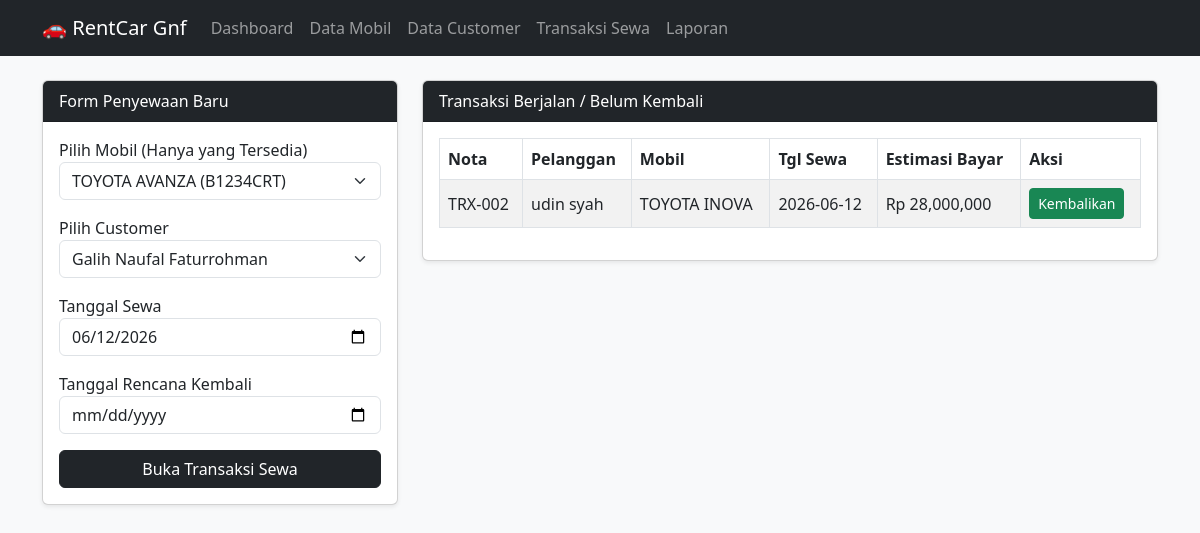
Page /transaksi.php on the committed database.
### tables this page shows
CREATE TABLE `transaksi` (
  `id_transaksi` int(11) NOT NULL,
  `id_mobil` int(11) DEFAULT NULL,
  `id_customer` int(11) DEFAULT NULL,
  `tgl_sewa` date NOT NULL,
  `tgl_kembali_rencana` date NOT NULL,
  `tgl_kembali_realisasi` date DEFAULT NULL,
  `total_bayar` int(11) DEFAULT 0,
  `denda` int(11) DEFAULT 0,
  `status_transaksi` enum('Sewa','Selesai') DEFAULT 'Sewa'
);

CREATE TABLE `customer` (
  `id_customer` int(11) NOT NULL,
  `nik` varchar(16) NOT NULL,
  `nama` varchar(100) NOT NULL,
  `no_telp` varchar(15) NOT NULL,
  `alamat` text NOT NULL
);

CREATE TABLE `mobil` (
  `id_mobil` int(11) NOT NULL,
  `plat_nomor` varchar(10) NOT NULL,
  `merk` varchar(50) NOT NULL,
  `model` varchar(50) NOT NULL,
  `harga_per_hari` int(11) NOT NULL,
  `status` enum('Tersedia','Disewa') DEFAULT 'Tersedia'
);

### transaksi.php (the view, shortened to what this page needs)
<?php
include 'koneksi.php';
include 'header.php';
?>
<div class="row">
    <div class="col-md-4 mb-4">
        <div class="card shadow-sm">
            <div class="card-header bg-dark text-white">Form Penyewaan Baru</div>
            <div class="card-body">
                <form method="POST" action="">
                    <div class="mb-3">
                        <label>Pilih Mobil (Hanya yang Tersedia)</label>
                        <select name="id_mobil" class="form-select" required>
                            <?php
                            $m_list = mysqli_query($koneksi, "SELECT * FROM mobil WHERE status='Tersedia'");
                            while($m = mysqli_fetch_array($m_list)){
                                echo "<option value='{$m['id_mobil']}'>{$m['merk']} {$m['model']} ({$m['plat_nomor']})</option>";
                            }
                            ?>
                        </select>
                    </div>
                    <div class="mb-3">
                        <label>Pilih Customer</label>
                        <select name="id_customer" class="form-select" required>
                            <?php
                            $c_list = mysqli_query($koneksi, "SELECT * FROM customer");
                            while($c = mysqli_fetch_array($c_list)){
                                echo "<option value='{$c['id_customer']}'>{$c['nama']}</option>";
                            }
                            ?>
                        </select>
                    </div>
                    <div class="mb-3">
                        <label>Tanggal Sewa</label>
                        <input type="date" name="tgl_sewa" class="form-control" value="<?= date('Y-m-d'); ?>" required>
                    </div>
                    <div class="mb-3">
                        <label>Tanggal Rencana Kembali</label>
                        <input type="date" name="tgl_kembali_rencana" class="form-control" required>
                    </div>
                    <button type="submit" name="sewa_mobil" class="btn btn-dark w-100">Buka Transaksi Sewa</button>
                </form>
            </div>
        </div>
    </div>
    <div class="col-md-8">
        <div class="card shadow-sm">
            <div class="card-header bg-dark text-white">Transaksi Berjalan / Belum Kembali</div>
            <div class="card-body">
                <table class="table table-bordered table-striped align-middle">
                    <thead>
                        <tr>
                            <th>Nota</th>
                            <th>Pelanggan</th>
                            <th>Mobil</th>
                            <th>Tgl Sewa</th>
                            <th>Estimasi Bayar</th>
                            <th>Aksi</th>
                        </tr>
                    </thead>
                    <tbody>
                        <?php
                        $q_list = "SELECT t.*, c.nama, m.merk, m.model FROM transaksi t
                                   JOIN customer c ON t.id_customer=c.id_customer
                                   JOIN mobil m ON t.id_mobil=m.id_mobil
                                   WHERE t.status_transaksi='Sewa'";
                        $trx_data = mysqli_query($koneksi, $q_list);
                        while($row = mysqli_fetch_array($trx_data)){
                            echo "<tr>
                                    <td>TRX-00{$row['id_transaksi']}</td>
                                    <td>{$row['nama']}</td>
                                    <td>{$row['merk']} {$row['model']}</td>
                                    <td>{$row['tgl_sewa']}</td>
                                    <td>Rp ".number_format($row['total_bayar'])."</td>
                                    <td>
                                        <a href='transaksi.php?kembali={$row['id_transaksi']}' class='btn btn-sm btn-success' onclick='return confirm(\"Proses pengembalian mobil ini?\")'>Kembalikan</a>
                                    </td>
                                  </tr>";
                        }
                        ?>
                    </tbody>
                </table>
            </div>
        </div>
    </div>
</div>
<?php include 'footer.php'; ?>

### rows in the picture
transaksi: id_transaksi "2", id_customer.nama "udin syah", id_mobil.merk "TOYOTA", id_mobil.model "INOVA", tgl_sewa "2026-06-12", total_bayar "28,000,000"

### other values in the picture
form field id_mobil "TOYOTA AVANZA (B1234CRT)"
form field id_customer "Galih Naufal Faturrohman"
